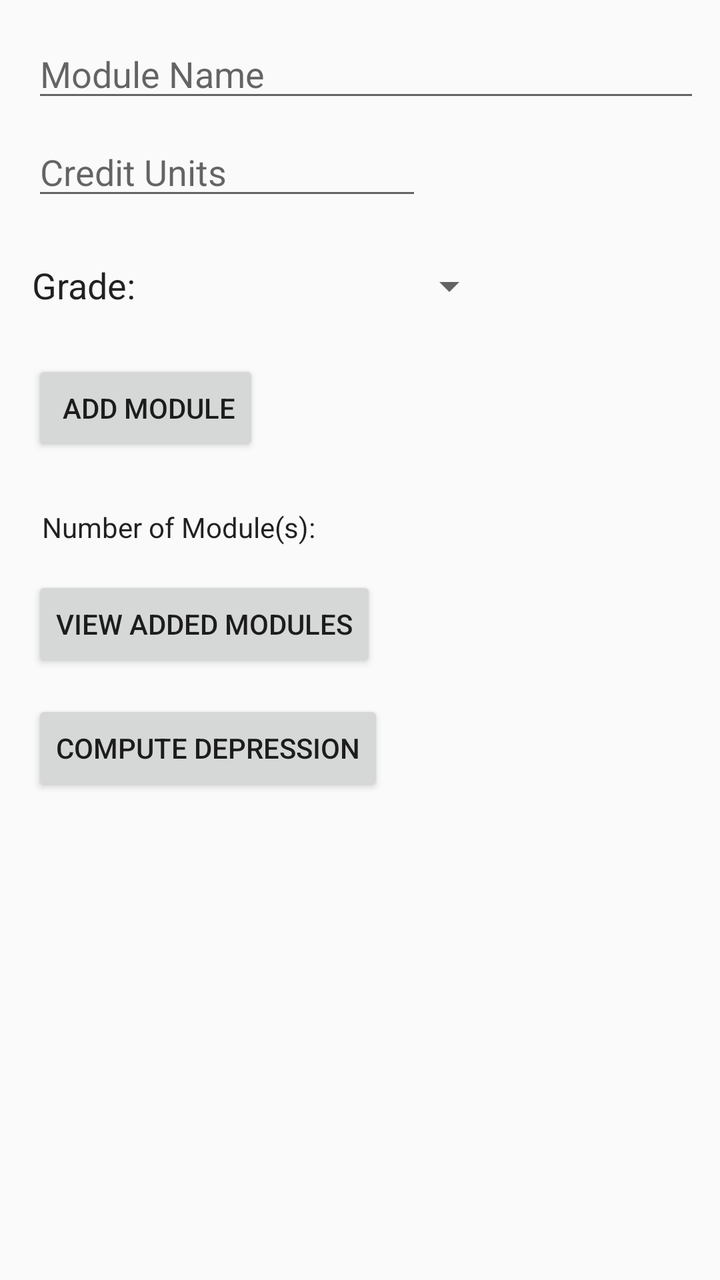
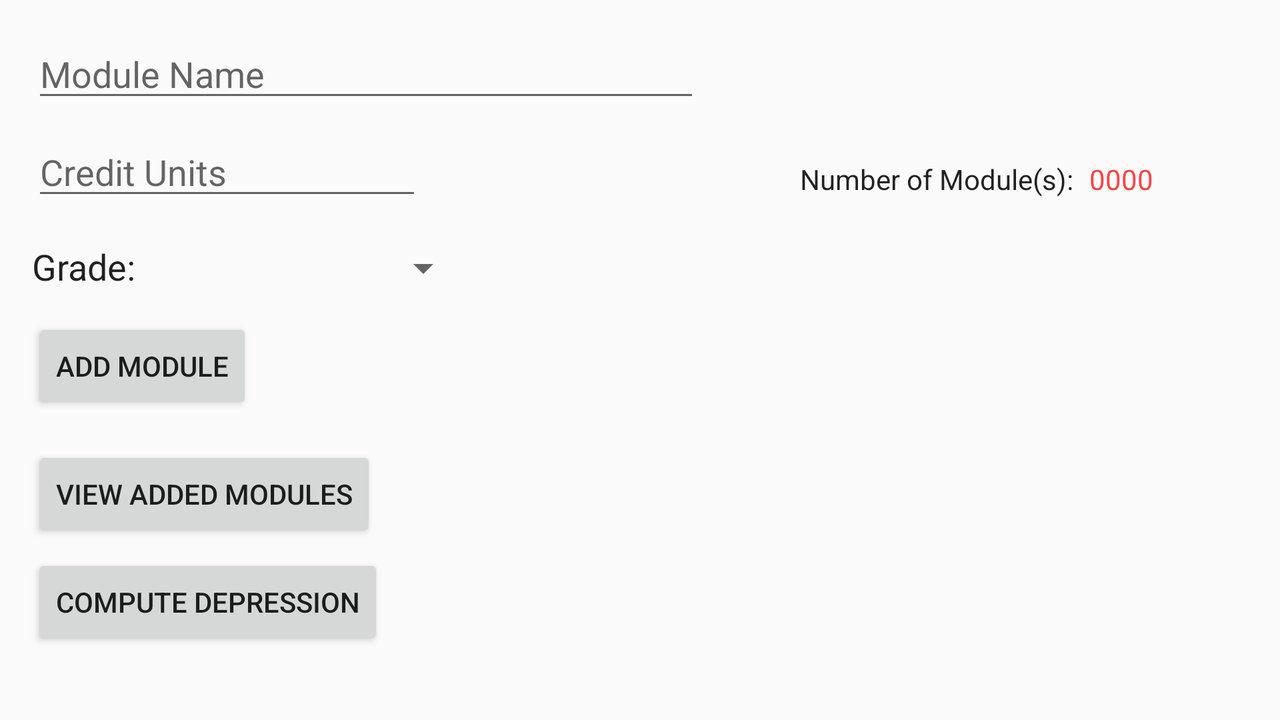

One screen, two layout resources from the same app: the default and the repository's alternative for another configuration. Each is rendered where Android would select it; the XML of both is given below.
<!-- AndroidManifest.xml: application theme AppTheme -->
<!-- res/layout/activity_main.xml -->
<?xml version="1.0" encoding="utf-8"?>
<androidx.constraintlayout.widget.ConstraintLayout xmlns:android="http://schemas.android.com/apk/res/android"
    xmlns:app="http://schemas.android.com/apk/res-auto"
    xmlns:tools="http://schemas.android.com/tools"
    android:layout_width="match_parent"
    android:layout_height="match_parent"
    tools:context="wind07.gpacalculator.MainActivity">
    <EditText
        android:id="@+id/txtModName"
        android:layout_width="334dp"
        android:layout_height="40dp"
        android:layout_marginLeft="16dp"
        android:layout_marginStart="16dp"
        android:layout_marginTop="16dp"
        android:ems="10"
        android:hint="Module Name"
        android:inputType="text"
        app:layout_constraintLeft_toLeftOf="parent"
        app:layout_constraintTop_toTopOf="parent"
        tools:layout_editor_absoluteY="19dp" />

    <EditText
        android:id="@+id/txtCredUnits"
        android:layout_width="195dp"
        android:layout_height="41dp"
        android:layout_marginLeft="16dp"
        android:layout_marginTop="8dp"
        android:ems="10"
        android:hint="Credit Units"
        android:inputType="number"
        app:layout_constraintLeft_toLeftOf="parent"
        app:layout_constraintTop_toBottomOf="@+id/txtModName"
        android:layout_marginStart="16dp"
        tools:layout_editor_absoluteY="67dp" />

    <Spinner
        android:id="@+id/ddlGrade"
        android:layout_width="165dp"
        android:layout_height="34dp"
        android:layout_marginStart="16dp"
        android:layout_marginTop="8dp"
        app:layout_constraintTop_toBottomOf="@+id/txtCredUnits"
        android:layout_marginBottom="8dp"
        app:layout_constraintBottom_toTopOf="@+id/btnAddMod"
        app:layout_constraintVertical_bias="0.52"
        app:layout_constraintLeft_toRightOf="@+id/textView"
        android:layout_marginLeft="3dp" />

    <Button
        android:id="@+id/btnAddMod"
        android:layout_width="wrap_content"
        android:layout_height="wrap_content"
        android:layout_marginLeft="16dp"
        android:onClick="onAddModuleClick"
        android:text=" Add Module"
        app:layout_constraintLeft_toLeftOf="parent"
        app:layout_constraintTop_toTopOf="parent"
        android:layout_marginTop="180dp" />

    <TextView
        android:id="@+id/lblModCountMsg"
        android:layout_width="wrap_content"
        android:layout_height="wrap_content"
        android:layout_marginLeft="21dp"
        android:layout_marginTop="254dp"
        android:text="Number of Module(s): "
        android:textAppearance="@android:style/TextAppearance.Material"
        app:layout_constraintLeft_toLeftOf="parent"
        app:layout_constraintTop_toTopOf="parent" />

    <TextView
        android:id="@+id/lblModCount"
        android:layout_width="wrap_content"
        android:layout_height="wrap_content"
        android:layout_marginLeft="3dp"
        android:layout_marginTop="254dp"
        android:textColor="@android:color/holo_red_light"
        app:layout_constraintLeft_toRightOf="@+id/lblModCountMsg"
        app:layout_constraintTop_toTopOf="parent" />

    <Button
        android:id="@+id/btnViewMod"
        android:layout_width="wrap_content"
        android:layout_height="wrap_content"
        android:layout_marginLeft="16dp"
        android:layout_marginTop="288dp"
        android:onClick="viewModules"
        android:text="View Added Modules"
        app:layout_constraintLeft_toLeftOf="parent"
        app:layout_constraintTop_toTopOf="parent" />

    <TextView
        android:id="@+id/lblAddMod"
        android:layout_width="wrap_content"
        android:layout_height="wrap_content"
        android:layout_marginLeft="21dp"
        android:layout_marginTop="228dp"
        android:fontFamily="sans-serif"
        app:layout_constraintLeft_toLeftOf="parent"
        app:layout_constraintTop_toTopOf="parent" />

    <Button
        android:id="@+id/btnCalculate"
        android:layout_width="wrap_content"
        android:layout_height="wrap_content"
        android:layout_marginLeft="16dp"
        android:layout_marginTop="14dp"
        android:onClick="computeGPA"
        android:text="Compute Depression"
        app:layout_constraintLeft_toLeftOf="parent"
        app:layout_constraintTop_toBottomOf="@+id/btnViewMod" />

    <TextView
        android:id="@+id/textView"
        android:layout_width="wrap_content"
        android:layout_height="wrap_content"
        android:layout_marginLeft="16dp"
        android:layout_marginTop="8dp"
        android:layout_marginBottom="8dp"
        android:text="Grade:"
        android:textAppearance="@android:style/TextAppearance.Material"
        android:textSize="18sp"
        app:layout_constraintBottom_toTopOf="@+id/btnAddMod"
        app:layout_constraintLeft_toLeftOf="parent"
        app:layout_constraintTop_toBottomOf="@+id/txtCredUnits" />


</androidx.constraintlayout.widget.ConstraintLayout>
<!-- resources referenced by this layout -->
<resources>
  <style name="AppTheme" parent="Theme.AppCompat.DayNight">
          
      </style>
</resources>
<!-- res/layout-land/activity_main.xml (the repository's variant of the layout above) -->
<!-- drawn on the phone turned sideways -->
<?xml version="1.0" encoding="utf-8"?>
<androidx.constraintlayout.widget.ConstraintLayout xmlns:android="http://schemas.android.com/apk/res/android"
    xmlns:app="http://schemas.android.com/apk/res-auto"
    xmlns:tools="http://schemas.android.com/tools"
    android:layout_width="match_parent"
    android:layout_height="match_parent"
    tools:context="wind07.gpacalculator.MainActivity">

    <EditText
        android:id="@+id/txtModName"
        android:layout_width="334dp"
        android:layout_height="40dp"
        android:layout_marginLeft="16dp"
        android:layout_marginTop="16dp"
        android:ems="10"
        android:hint="@string/module_name_ui"
        android:inputType="text"
        app:layout_constraintLeft_toLeftOf="parent"
        app:layout_constraintTop_toTopOf="parent" />

    <EditText
        android:id="@+id/txtCredUnits"
        android:layout_width="195dp"
        android:layout_height="41dp"
        android:layout_marginLeft="16dp"
        android:layout_marginTop="8dp"
        android:ems="10"
        android:hint="@string/credit_units_ui"
        android:inputType="number"
        app:layout_constraintLeft_toLeftOf="parent"
        app:layout_constraintTop_toBottomOf="@+id/txtModName" />

    <Spinner
        android:id="@+id/ddlGrade"
        android:layout_width="165dp"
        android:layout_height="34dp"
        android:layout_marginLeft="3dp"
        android:layout_marginTop="12dp"
        app:layout_constraintLeft_toRightOf="@+id/textView"
        app:layout_constraintTop_toBottomOf="@+id/txtCredUnits" />

    <Button
        android:id="@+id/btnAddMod"
        android:layout_width="wrap_content"
        android:layout_height="wrap_content"
        android:layout_marginLeft="16dp"
        android:layout_marginTop="8dp"
        android:onClick="onAddModuleClick"
        android:text="@string/add_module_ui"
        app:layout_constraintLeft_toLeftOf="parent"
        app:layout_constraintTop_toBottomOf="@+id/ddlGrade" />

    <TextView
        android:id="@+id/lblModCountMsg"
        android:layout_width="wrap_content"
        android:layout_height="wrap_content"
        android:layout_marginStart="400dp"
        android:layout_marginTop="80dp"
        android:text="@string/num_of_modules_ui"
        android:textAppearance="@android:style/TextAppearance.Material"
        app:layout_constraintStart_toStartOf="parent"
        app:layout_constraintTop_toTopOf="parent" />

    <TextView
        android:id="@+id/lblModCount"
        android:layout_width="wrap_content"
        android:layout_height="wrap_content"
        android:layout_marginLeft="8dp"
        android:layout_marginTop="80dp"
        android:text="0000"
        android:textColor="@android:color/holo_red_light"
        app:layout_constraintLeft_toRightOf="@+id/lblModCountMsg"
        app:layout_constraintTop_toTopOf="parent" />

    <Button
        android:id="@+id/btnViewMod"
        android:layout_width="wrap_content"
        android:layout_height="wrap_content"
        android:layout_marginLeft="16dp"
        android:layout_marginTop="16dp"
        android:onClick="viewModules"
        android:text="@string/view_added_modules_ui"
        app:layout_constraintLeft_toLeftOf="parent"
        app:layout_constraintTop_toBottomOf="@+id/btnAddMod" />

    <TextView
        android:id="@+id/lblAddMod"
        android:layout_width="280dp"
        android:layout_height="wrap_content"
        android:layout_marginStart="400dp"
        android:layout_marginTop="16dp"
        android:fontFamily="sans-serif"
        android:maxEms="40"
        android:singleLine="false"
        app:layout_constraintStart_toStartOf="parent"
        app:layout_constraintTop_toBottomOf="@+id/lblModCountMsg" />

    <Button
        android:id="@+id/btnCalculate"
        android:layout_width="wrap_content"
        android:layout_height="wrap_content"
        android:layout_marginLeft="16dp"
        android:layout_marginTop="6dp"
        android:onClick="computeGPA"
        android:text="@string/compute_gpa_ui"
        app:layout_constraintLeft_toLeftOf="parent"
        app:layout_constraintTop_toBottomOf="@+id/btnViewMod" />

    <TextView
        android:id="@+id/textView"
        android:layout_width="wrap_content"
        android:layout_height="wrap_content"
        android:layout_marginLeft="16dp"
        android:layout_marginTop="16dp"
        android:text="@string/grade_ui"
        android:textAppearance="@android:style/TextAppearance.Material"
        android:textSize="18sp"
        app:layout_constraintLeft_toLeftOf="parent"
        app:layout_constraintTop_toBottomOf="@+id/txtCredUnits" />


</androidx.constraintlayout.widget.ConstraintLayout>
<!-- resources referenced by the variant -->
<!-- as the phone turned sideways resolves them -->
<resources>
  <string name="add_module_ui">Add Module</string>
  <string name="compute_gpa_ui">Compute Depression</string>
  <string name="credit_units_ui">Credit Units</string>
  <string name="grade_ui">Grade: </string>
  <string name="module_name_ui">Module Name</string>
  <string name="num_of_modules_ui">Number of Module(s): </string>
  <string name="view_added_modules_ui">View Added Modules</string>
  <style name="AppTheme" parent="Theme.AppCompat.DayNight">
          
      </style>
</resources>
